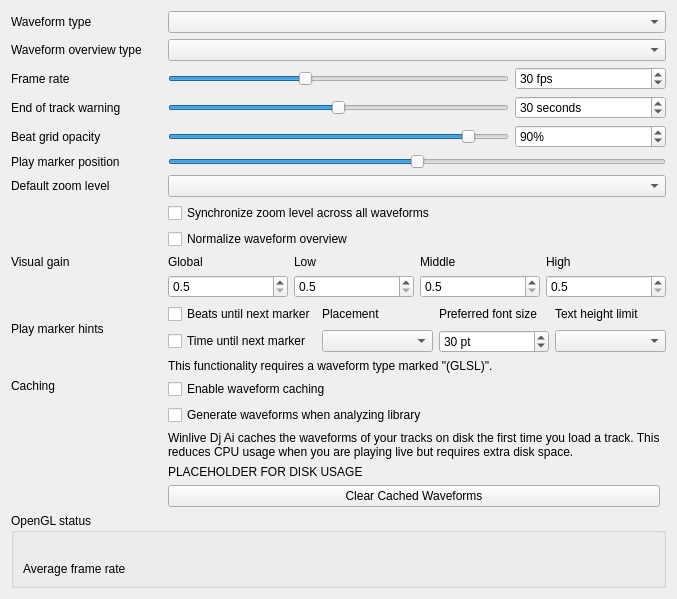
<?xml version="1.0" encoding="UTF-8"?>
<ui version="4.0">
 <class>DlgPrefWaveformDlg</class>
 <widget class="QWidget" name="DlgPrefWaveformDlg">
  <property name="geometry">
   <rect>
    <x>0</x>
    <y>0</y>
    <width>677</width>
    <height>528</height>
   </rect>
  </property>
  <property name="windowTitle">
   <string>Waveform Preferences</string>
  </property>
  <layout class="QGridLayout" name="gridLayout">

   <item row="0" column="0">
    <layout class="QGridLayout" name="gridLayout_2">

     <item row="0" column="0">
      <widget class="QLabel" name="waveformTypeLabel">
       <property name="sizePolicy">
        <sizepolicy hsizetype="Preferred" vsizetype="Preferred">
         <horstretch>0</horstretch>
         <verstretch>0</verstretch>
        </sizepolicy>
       </property>
       <property name="toolTip">
        <string extracomment="The big waveform summary shows the waveform envelope of the track near the current playback position."/>
       </property>
       <property name="text">
        <string>Waveform type</string>
       </property>
       <property name="alignment">
        <set>Qt::AlignLeading|Qt::AlignLeft|Qt::AlignVCenter</set>
       </property>
       <property name="buddy">
        <cstring>waveformTypeComboBox</cstring>
       </property>
      </widget>
     </item>

     <item row="1" column="0">
      <widget class="QLabel" name="waveformOverviewLabel">
       <property name="toolTip">
        <string extracomment="The smaller, zoomed-out version of the waveform shows the various markers within the track as well as the waveform envelope of the entire track."/>
       </property>
       <property name="text">
        <string>Waveform overview type</string>
       </property>
      </widget>
     </item>
     <item row="1" column="1" colspan="3">
      <widget class="QComboBox" name="waveformOverviewComboBox">
       <property name="toolTip">
        <string>The waveform overview shows the waveform envelope of the entire track.
Select from different types of displays for the waveform overview, which differ primarily in the level of detail shown in the waveform.</string>
       </property>
      </widget>
     </item>

     <item row="0" column="1" colspan="3">
      <widget class="QComboBox" name="waveformTypeComboBox">
       <property name="toolTip">
        <string>The waveform shows the waveform envelope of the track near the current playback position.
Select from different types of displays for the waveform, which differ primarily in the level of detail shown in the waveform.</string>
       </property>
      </widget>
     </item>

     <item row="2" column="0">
      <widget class="QLabel" name="frameRateLabel">
       <property name="text">
        <string>Frame rate</string>
       </property>
       <property name="alignment">
        <set>Qt::AlignLeading|Qt::AlignLeft|Qt::AlignVCenter</set>
       </property>
       <property name="buddy">
        <cstring>frameRateSlider</cstring>
       </property>
      </widget>
     </item>
     <item row="2" column="1" colspan="2">
      <widget class="QSlider" name="frameRateSlider">
       <property name="sizePolicy">
        <sizepolicy hsizetype="Preferred" vsizetype="Fixed">
         <horstretch>0</horstretch>
         <verstretch>0</verstretch>
        </sizepolicy>
       </property>
       <property name="maximumSize">
        <size>
         <width>16777215</width>
         <height>16777215</height>
        </size>
       </property>
       <property name="minimum">
        <number>10</number>
       </property>
       <property name="maximum">
        <number>60</number>
       </property>
       <property name="value">
        <number>30</number>
       </property>
       <property name="orientation">
        <enum>Qt::Horizontal</enum>
       </property>
      </widget>
     </item>
     <item row="2" column="3">
      <widget class="QSpinBox" name="frameRateSpinBox">
       <property name="toolTip">
        <string/>
       </property>
       <property name="suffix">
        <string> fps</string>
       </property>
       <property name="minimum">
        <number>10</number>
       </property>
       <property name="maximum">
        <number>60</number>
       </property>
       <property name="value">
        <number>30</number>
       </property>
      </widget>
     </item>

     <item row="3" column="0">
      <widget class="QLabel" name="endOfTrackWarningTimeLabel">
       <property name="text">
        <string>End of track warning</string>
       </property>
       <property name="alignment">
        <set>Qt::AlignLeading|Qt::AlignLeft|Qt::AlignVCenter</set>
       </property>
       <property name="buddy">
        <cstring>endOfTrackWarningTimeSlider</cstring>
       </property>
      </widget>
     </item>
     <item row="3" column="1" colspan="2">
      <widget class="QSlider" name="endOfTrackWarningTimeSlider">
       <property name="sizePolicy">
        <sizepolicy hsizetype="Preferred" vsizetype="Fixed">
         <horstretch>0</horstretch>
         <verstretch>0</verstretch>
        </sizepolicy>
       </property>
       <property name="maximumSize">
        <size>
         <width>16777215</width>
         <height>16777215</height>
        </size>
       </property>
       <property name="minimum">
        <number>0</number>
       </property>
       <property name="maximum">
        <number>60</number>
       </property>
       <property name="value">
        <number>30</number>
       </property>
       <property name="orientation">
        <enum>Qt::Horizontal</enum>
       </property>
      </widget>
     </item>
     <item row="3" column="3">
      <widget class="QSpinBox" name="endOfTrackWarningTimeSpinBox">
       <property name="toolTip">
        <string>Highlight the waveforms when the last seconds of a track remains.</string>
       </property>
       <property name="suffix">
        <string> seconds</string>
       </property>
       <property name="minimum">
        <number>0</number>
       </property>
       <property name="maximum">
        <number>60</number>
       </property>
       <property name="value">
        <number>30</number>
       </property>
      </widget>
     </item>

     <item row="4" column="0">
      <widget class="QLabel" name="BeatgridWaveform">
       <property name="toolTip">
        <string/>
       </property>
       <property name="midLineWidth">
        <number>6</number>
       </property>
       <property name="text">
        <string>Beat grid opacity</string>
       </property>
       <property name="alignment">
        <set>Qt::AlignLeading|Qt::AlignLeft|Qt::AlignVCenter</set>
       </property>
      </widget>
     </item>
     <item row="4" column="1" colspan="2">
      <widget class="QSlider" name="beatGridAlphaSlider">
       <property name="maximum">
        <number>100</number>
       </property>
       <property name="value">
        <number>90</number>
       </property>
       <property name="orientation">
        <enum>Qt::Horizontal</enum>
       </property>
      </widget>
     </item>
     <item row="4" column="3">
      <widget class="QSpinBox" name="beatGridAlphaSpinBox">
       <property name="toolTip">
        <string>Set amount of opacity on beat grid lines.</string>
       </property>
       <property name="suffix">
        <string>%</string>
       </property>
       <property name="maximum">
        <number>100</number>
       </property>
       <property name="value">
        <number>90</number>
       </property>
      </widget>
     </item>

     <item row="5" column="0">
      <widget class="QLabel" name="label">
      <property name="text">
       <string>Play marker position</string>
      </property>
      </widget>
      </item>
     <item row="5" column="1" colspan="3">
      <widget class="QSlider" name="playMarkerPositionSlider">
       <property name="toolTip">
        <string>Moves the play marker position on the waveforms to the left, right or center (default).</string>
       </property>
       <property name="sizePolicy">
        <sizepolicy hsizetype="Preferred" vsizetype="Fixed">
         <horstretch>0</horstretch>
         <verstretch>0</verstretch>
        </sizepolicy>
       </property>
       <property name="maximumSize">
        <size>
         <width>16777215</width>
         <height>16777215</height>
        </size>
       </property>
       <property name="minimum">
        <number>0</number>
       </property>
       <property name="maximum">
        <number>100</number>
       </property>
       <property name="value">
        <number>50</number>
       </property>
       <property name="orientation">
        <enum>Qt::Horizontal</enum>
       </property>
      </widget>
     </item>

     <item row="6" column="0">
      <widget class="QLabel" name="defaultZoomLabel">
       <property name="text">
        <string extracomment="Waveform zoom">Default zoom level</string>
       </property>
       <property name="alignment">
        <set>Qt::AlignLeading|Qt::AlignLeft|Qt::AlignVCenter</set>
       </property>
       <property name="buddy">
        <cstring>defaultZoomComboBox</cstring>
       </property>
      </widget>
     </item>
     <item row="6" column="1" colspan="3">
      <widget class="QComboBox" name="defaultZoomComboBox"/>
     </item>

     <item row="7" column="1" colspan="3">
      <widget class="QCheckBox" name="synchronizeZoomCheckBox">
       <property name="toolTip">
        <string>Synchronize zoom level across all waveform displays.</string>
       </property>
       <property name="text">
        <string>Synchronize zoom level across all waveforms</string>
       </property>
      </widget>
     </item>

     <item row="9" column="1">
      <widget class="QCheckBox" name="normalizeOverviewCheckBox">
       <property name="text">
        <string>Normalize waveform overview</string>
       </property>
      </widget>
     </item>

     <item row="10" column="0">
      <widget class="QLabel" name="visualGainLabel">
       <property name="text">
        <string>Visual gain</string>
       </property>
       <property name="alignment">
        <set>Qt::AlignLeading|Qt::AlignLeft|Qt::AlignTop</set>
       </property>
       <property name="buddy">
        <cstring>allVisualGain</cstring>
       </property>
      </widget>
     </item>
     <item row="10" column="1" colspan="3">
      <layout class="QGridLayout" name="gridLayout_3">
       <item row="1" column="2">
        <widget class="QDoubleSpinBox" name="midVisualGain">
         <property name="toolTip">
          <string>Visual gain of the middle frequencies</string>
         </property>
         <property name="decimals">
          <number>1</number>
         </property>
         <property name="minimum">
          <double>0.500000000000000</double>
         </property>
         <property name="maximum">
          <double>5.000000000000000</double>
         </property>
         <property name="singleStep">
          <double>0.100000000000000</double>
         </property>
        </widget>
       </item>
       <item row="0" column="3">
        <widget class="QLabel" name="visualGainLabel_5">
         <property name="text">
          <string>High</string>
         </property>
         <property name="alignment">
          <set>Qt::AlignLeading|Qt::AlignLeft|Qt::AlignVCenter</set>
         </property>
         <property name="buddy">
          <cstring>allVisualGain</cstring>
         </property>
        </widget>
       </item>
       <item row="0" column="2">
        <widget class="QLabel" name="visualGainLabel_4">
         <property name="text">
          <string>Middle</string>
         </property>
         <property name="alignment">
          <set>Qt::AlignLeading|Qt::AlignLeft|Qt::AlignVCenter</set>
         </property>
         <property name="buddy">
          <cstring>allVisualGain</cstring>
         </property>
        </widget>
       </item>
       <item row="0" column="0">
        <widget class="QLabel" name="visualGainLabel_2">
         <property name="text">
          <string>Global</string>
         </property>
         <property name="alignment">
          <set>Qt::AlignLeading|Qt::AlignLeft|Qt::AlignVCenter</set>
         </property>
         <property name="buddy">
          <cstring>allVisualGain</cstring>
         </property>
        </widget>
       </item>
       <item row="1" column="3">
        <widget class="QDoubleSpinBox" name="highVisualGain">
         <property name="toolTip">
          <string>Visual gain of the high frequencies</string>
         </property>
         <property name="decimals">
          <number>1</number>
         </property>
         <property name="minimum">
          <double>0.500000000000000</double>
         </property>
         <property name="maximum">
          <double>5.000000000000000</double>
         </property>
         <property name="singleStep">
          <double>0.100000000000000</double>
         </property>
        </widget>
       </item>
       <item row="1" column="1">
        <widget class="QDoubleSpinBox" name="lowVisualGain">
         <property name="toolTip">
          <string>Visual gain of the low frequencies</string>
         </property>
         <property name="decimals">
          <number>1</number>
         </property>
         <property name="minimum">
          <double>0.500000000000000</double>
         </property>
         <property name="maximum">
          <double>5.000000000000000</double>
         </property>
         <property name="singleStep">
          <double>0.100000000000000</double>
         </property>
        </widget>
       </item>
       <item row="0" column="1">
        <widget class="QLabel" name="visualGainLabel_3">
         <property name="text">
          <string>Low</string>
         </property>
         <property name="alignment">
          <set>Qt::AlignLeading|Qt::AlignLeft|Qt::AlignVCenter</set>
         </property>
         <property name="buddy">
          <cstring>allVisualGain</cstring>
         </property>
        </widget>
       </item>
       <item row="1" column="0">
        <widget class="QDoubleSpinBox" name="allVisualGain">
         <property name="toolTip">
          <string>Global visual gain</string>
         </property>
         <property name="decimals">
          <number>1</number>
         </property>
         <property name="minimum">
          <double>0.500000000000000</double>
         </property>
         <property name="maximum">
          <double>5.000000000000000</double>
         </property>
         <property name="singleStep">
          <double>0.100000000000000</double>
         </property>
        </widget>
       </item>
      </layout>
     </item>

     <item row="11" column="0">
      <widget class="QLabel" name="untilMarkLabel">
       <property name="text">
        <string>Play marker hints</string>
       </property>
       <property name="alignment">
        <set>Qt::AlignLeading|Qt::AlignLeft|Qt::AlignVCenter</set>
       </property>
      </widget>
     </item>
     <item row="11" column="1" colspan="3">
      <layout class="QGridLayout" name="gridLayout_4">
       <item row="0" column="0">
        <widget class="QCheckBox" name="untilMarkShowBeatsCheckBox">
         <property name="text">
          <string>Beats until next marker</string>
         </property>
        </widget>
       </item>
       <item row="0" column="1">
        <widget class="QLabel" name="untilMarkAlignLabel">
         <property name="text">
          <string>Placement</string>
         </property>
         <property name="alignment">
          <set>Qt::AlignLeading|Qt::AlignLeft|Qt::AlignVCenter</set>
         </property>
         <property name="buddy">
          <cstring>untilMarkAlignComboBox</cstring>
         </property>
        </widget>
       </item>
       <item row="0" column="2">
        <widget class="QLabel" name="untilMarkTextPointSizeLabel">
         <property name="text">
          <string>Preferred font size</string>
         </property>
         <property name="alignment">
          <set>Qt::AlignLeading|Qt::AlignLeft|Qt::AlignVCenter</set>
         </property>
         <property name="buddy">
          <cstring>untilMarkTextPointSizeSpinBox</cstring>
         </property>
        </widget>
       </item>
       <item row="0" column="3">
        <widget class="QLabel" name="untilMarkTextHeightLimitLabel">
         <property name="text">
          <string>Text height limit</string>
         </property>
         <property name="alignment">
          <set>Qt::AlignLeading|Qt::AlignLeft|Qt::AlignVCenter</set>
         </property>
         <property name="buddy">
          <cstring>untilMarkTextHeightLimitComboBox</cstring>
         </property>
        </widget>
       </item>
        <item row="1" column="0">
        <widget class="QCheckBox" name="untilMarkShowTimeCheckBox">
         <property name="text">
          <string>Time until next marker</string>
         </property>
        </widget>
       </item>
       <item row="1" column="1">
        <widget class="QComboBox" name="untilMarkAlignComboBox"/>
       </item>
       <item row="1" column="2">
        <widget class="QSpinBox" name="untilMarkTextPointSizeSpinBox">
         <property name="toolTip">
          <string/>
         </property>
         <property name="suffix">
          <string> pt</string>
         </property>
         <property name="minimum">
          <number>10</number>
         </property>
         <property name="maximum">
          <number>100</number>
         </property>
         <property name="value">
          <number>30</number>
         </property>
        </widget>
       </item>
       <item row="1" column="3">
        <widget class="QComboBox" name="untilMarkTextHeightLimitComboBox"/>
       </item>
      </layout>
     </item>
     <item row="14" column="1" colspan="2">
      <widget class="QLabel" name="requiresGLSLLabel">
       <property name="text">
        <string>This functionality requires a waveform type marked "(GLSL)".</string>
       </property>
       <property name="alignment">
        <set>Qt::AlignLeading|Qt::AlignLeft|Qt::AlignVCenter</set>
       </property>
      </widget>
     </item>
     <item row="15" column="0">
      <widget class="QLabel" name="cachedWaveforms">
       <property name="text">
        <string>Caching</string>
       </property>
       <property name="alignment">
        <set>Qt::AlignLeading|Qt::AlignLeft|Qt::AlignTop</set>
       </property>
      </widget>
     </item>
     <item row="15" column="1" colspan="3">
      <layout class="QGridLayout" name="cachingGridLayout">
       <item row="4" column="0">
        <widget class="QPushButton" name="clearCachedWaveforms">
         <property name="text">
          <string>Clear Cached Waveforms</string>
         </property>
        </widget>
       </item>
       <item row="2" column="0" colspan="2">
        <widget class="QLabel" name="waveformCachingInfo">
         <property name="text">
          <string>Winlive Dj Ai caches the waveforms of your tracks on disk the first time you load a track. This reduces CPU usage when you are playing live but requires extra disk space.</string>
         </property>
         <property name="wordWrap">
          <bool>true</bool>
         </property>
        </widget>
       </item>
       <item row="3" column="0">
        <widget class="QLabel" name="waveformDiskUsage">
         <property name="text">
          <string notr="true">PLACEHOLDER FOR DISK USAGE</string>
         </property>z
         <property name="wordWrap">
          <bool>true</bool>
         </property>
         <property name="sizePolicy">
          <sizepolicy hsizetype="Expanding" vsizetype="Minimum">
           <horstretch>0</horstretch>
           <verstretch>0</verstretch>
          </sizepolicy>
         </property>
        </widget>
       </item>
       <item row="0" column="0" colspan="2">
        <widget class="QCheckBox" name="enableWaveformCaching">
         <property name="text">
          <string>Enable waveform caching</string>
         </property>
        </widget>
       </item>
       <item row="1" column="0" colspan="2">
        <widget class="QCheckBox" name="enableWaveformGenerationWithAnalysis">
         <property name="text">
          <string>Generate waveforms when analyzing library</string>
         </property>
        </widget>
       </item>
      </layout>
     </item>

     <item row="17" column="0" colspan="4">
      <widget class="QGroupBox" name="openGLStatus">
       <property name="title">
        <string>OpenGL status</string>
       </property>
       <layout class="QGridLayout" name="GridLayout1">

        <item row="0" column="0" colspan="3">
         <widget class="QLabel" name="openGlStatusData">
         <property name="toolTip">
          <string>Displays which OpenGL version is supported by the current platform.</string>
         </property>
         <property name="text">
          <string/>
         </property>
         <property name="textInteractionFlags">
          <set>Qt::TextSelectableByKeyboard|Qt::TextSelectableByMouse</set>
         </property>
         <property name="wordWrap">
          <bool>true</bool>
         </property>
         <property name="sizePolicy">
          <sizepolicy hsizetype="Expanding" vsizetype="Minimum">
           <horstretch>0</horstretch>
           <verstretch>0</verstretch>
          </sizepolicy>
         </property>
        </widget>
       </item>

       <item row="1" column="0">
        <widget class="QLabel" name="openGlStatusLabel_2">
         <property name="toolTip">
          <string/>
         </property>
         <property name="text">
          <string>Average frame rate</string>
         </property>
         <property name="alignment">
          <set>Qt::AlignLeading|Qt::AlignLeft|Qt::AlignVCenter</set>
         </property>
        </widget>
       </item>
       <item row="1" column="1" colspan="2">
        <widget class="QLabel" name="frameRateAverage">
         <property name="toolTip">
          <string>Displays the actual frame rate.</string>
         </property>
         <property name="text">
          <string/>
         </property>
        </widget>
       </item>
      </layout>

     </widget>
    </item>
    </layout>
   </item>

   <item row="1" column="0">
    <spacer name="verticalSpacer">
     <property name="orientation">
      <enum>Qt::Vertical</enum>
     </property>
     <property name="sizeHint" stdset="0">
      <size>
       <width>20</width>
       <height>40</height>
      </size>
     </property>
    </spacer>
   </item>

  </layout>
 </widget>
 <tabstops>
  <tabstop>waveformTypeComboBox</tabstop>
  <tabstop>waveformOverviewComboBox</tabstop>
  <tabstop>frameRateSlider</tabstop>
  <tabstop>frameRateSpinBox</tabstop>
  <tabstop>endOfTrackWarningTimeSlider</tabstop>
  <tabstop>endOfTrackWarningTimeSpinBox</tabstop>
  <tabstop>beatGridAlphaSlider</tabstop>
  <tabstop>beatGridAlphaSpinBox</tabstop>
  <tabstop>playMarkerPositionSlider</tabstop>
  <tabstop>defaultZoomComboBox</tabstop>
  <tabstop>synchronizeZoomCheckBox</tabstop>
  <tabstop>normalizeOverviewCheckBox</tabstop>
  <tabstop>allVisualGain</tabstop>
  <tabstop>lowVisualGain</tabstop>
  <tabstop>midVisualGain</tabstop>
  <tabstop>highVisualGain</tabstop>
  <tabstop>untilMarkShowBeatsCheckBox</tabstop>
  <tabstop>untilMarkShowTimeCheckBox</tabstop>
  <tabstop>untilMarkAlignComboBox</tabstop>
  <tabstop>untilMarkTextPointSizeSpinBox</tabstop>
  <tabstop>enableWaveformCaching</tabstop>
  <tabstop>enableWaveformGenerationWithAnalysis</tabstop>
  <tabstop>clearCachedWaveforms</tabstop>
 </tabstops>
 <resources/>
 <connections/>
</ui>
